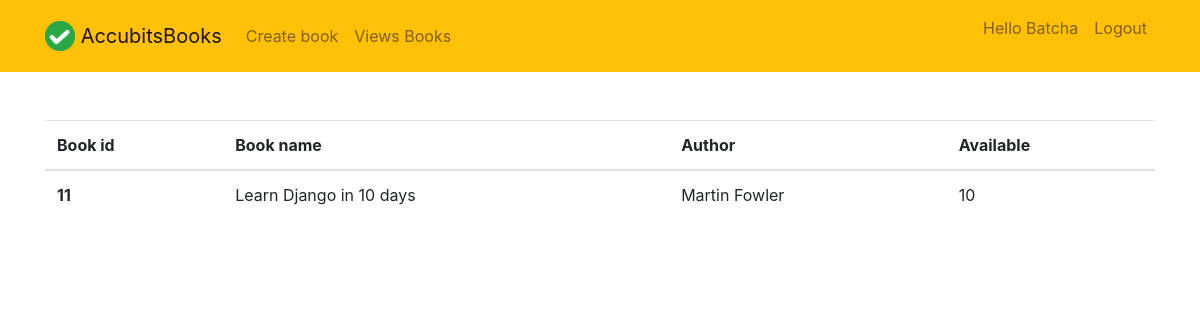
The app's page /view_book/11 (signed in), older data.
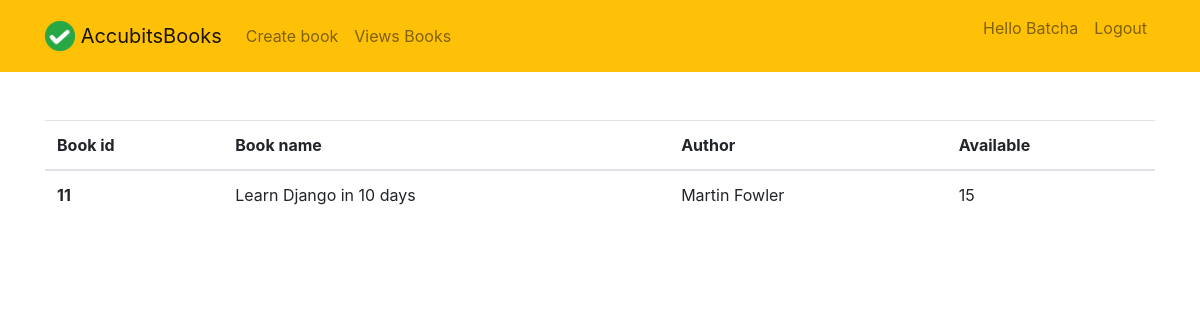
The same page, newer data.
### inventory/models.py (models this page shows, shortened)
class Books(models.Model):
    book_name = models.CharField(max_length=200)
    author = models.CharField(max_length=200, null=True, blank=True)
    book_count = models.IntegerField(null=True, blank=True, default=1)

### inventory/views.py (the view)
# urls.py: path('view_book/<str:pk>', views.view_book, name="view_book"),
@login_required(login_url="login")
def view_book(request, pk):
    books = Books.objects.get(id=pk)
    context = {"book": books}
    return render(request, 'inventory/view_book.html', context)

### inventory/templates/inventory/view_book.html
{% extends "inventory/main.html" %}
{% load crispy_forms_tags %}
{% block content %}
<br><br>
<table class="table">
  <thead>
    <tr>
      <th scope="col">Book id</th>
      <th scope="col">Book name</th>
      <th scope="col">Author</th>
      <th scope="col">Available</th>
    </tr>
  </thead>
  <tbody>
    <tr>
      <th scope="row">{{book.id}}</th>
      <td>{{book.book_name}}</td>
      <td>{{book.author}}</td>
      <td>{{book.book_count}}</td>
    </tr>
  </tbody>
</table>
{% endblock content %}

Row changes from the older to the newer data that the page shows:
changed Books "Martin Fowler": book_count "10" → "15"
